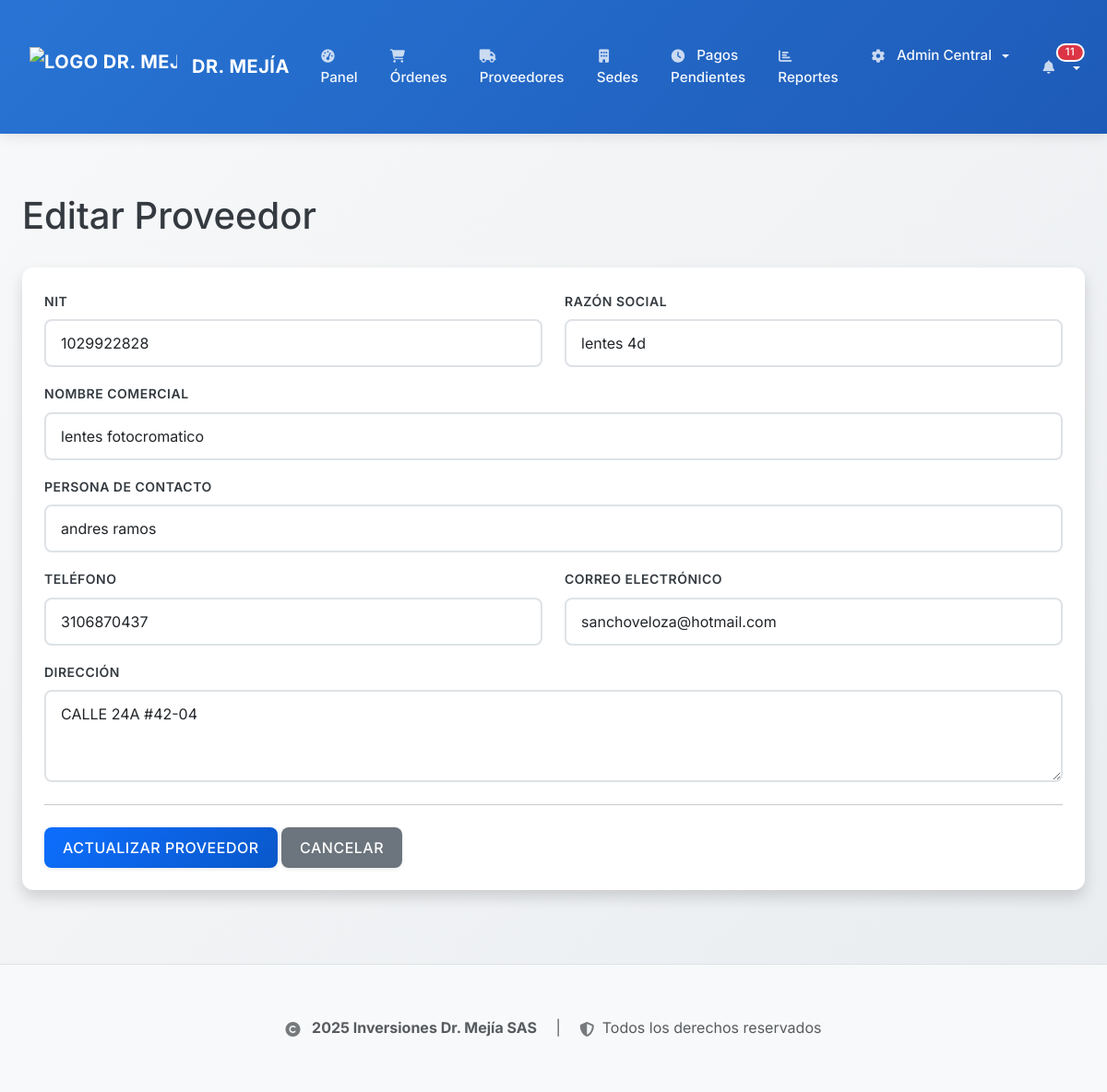
The app's page /provider/edit/1 (signed in) with its own data.
### backend/app/models.py (models this page shows, shortened)
class Provider(db.Model):
    id = db.Column(db.Integer, primary_key=True)
    nit = db.Column(db.String(20), nullable=False, unique=True)  # NIT único del proveedor
    razon_social = db.Column(db.String(200), nullable=False)  # Razón social oficial
    name = db.Column(db.String(128), nullable=False)  # Nombre comercial (mantener para compatibilidad)
    contact_person = db.Column(db.String(128))  # Persona de contacto
    phone = db.Column(db.String(20))  # Teléfono
    email = db.Column(db.String(120), unique=True)  # Correo electrónico
    address = db.Column(db.String(500))  # Dirección (expandida)
    registered_at = db.Column(db.DateTime, default=datetime.utcnow)
    orders = db.relationship('WorkOrder', backref='provider', lazy=True)
    payments_received = db.relationship('Payment', backref='provider_paid', lazy=True)

### backend/app/routes.py (the view)
@bp.route('/provider/edit/<int:provider_id>', methods=['GET', 'POST'])
@login_required
@role_required('admin', 'asistente')
def edit_provider(provider_id):
    provider = Provider.query.get_or_404(provider_id)
    form = ProviderEditForm(obj=provider) # Pre-pobla el formulario con los datos del proveedor
    form._original_obj = provider  # Para validaciones
    if form.validate_on_submit():
        form.populate_obj(provider) # Actualiza el objeto proveedor con los datos del formulario
        db.session.commit()
        flash(f'Proveedor "{provider.razon_social}" actualizado exitosamente!', 'success')
        return redirect(url_for('main.list_providers'))
    return render_template('proveedores/create_edit.html', title='Editar Proveedor', form=form, provider_id=provider_id)

### backend/app/forms.py (shortened to what this page needs)
class ProviderEditForm(FlaskForm):
    nit = StringField('NIT', validators=[DataRequired(), Length(max=20)])
    razon_social = StringField('Razón Social', validators=[DataRequired(), Length(max=255)])
    name = StringField('Nombre Comercial', validators=[Optional(), Length(max=128)])
    contact_person = StringField('Persona de Contacto', validators=[Optional(), Length(max=128)])
    phone = StringField('Teléfono', validators=[Optional(), Length(max=20)])
    email = StringField('Correo Electrónico', validators=[Optional(), Email(), Length(max=120)])
    address = TextAreaField('Dirección', validators=[Optional(), Length(max=500)])
    submit = SubmitField('Actualizar Proveedor')

### backend/app/models.py (called while the page is built)
@login_manager.user_loader
def load_user(user_id):
    return User.query.get(int(user_id))

### backend/app/routes.py (called while the page is built, shortened)
def role_required(*roles):
    def wrapper(fn):
        @wraps(fn)
        def decorated_view(*args, **kwargs):
            if not current_user.is_authenticated:
                return login_manager.unauthorized()
            if current_user.role not in roles:
                flash('No tienes permiso para acceder a esta página.', 'danger')
                return redirect(url_for('main.index'))
            return fn(*args, **kwargs)
        return decorated_view
    return wrapper

@bp.context_processor
def inject_notifications():
    if current_user.is_authenticated:
        unread_notifications_count = Notification.query.filter_by(user_id=current_user.id, is_read=False).count()
        latest_notifications = Notification.query.filter_by(user_id=current_user.id).order_by(Notification.created_at.desc()).limit(5).all()
        sede_messages_count = 0
        return dict(
            unread_notifications_count=unread_notifications_count,
            latest_notifications=latest_notifications,
            sede_messages_count=sede_messages_count
        )
    return dict(unread_notifications_count=0, latest_notifications=[])

### backend/app/security.py (called while the page is built)
def log_security_event(event_type, description, severity='WARNING', user=None, metadata=None):
    if user is None:
        if hasattr(current_user, 'is_authenticated') and current_user.is_authenticated:
            user = current_user
        else:
            user = None
    AuditLog.log_action(
        action_type=event_type,
        description=description,
        user=user,
        severity=severity,
        category='SECURITY',
        metadata=metadata,
        requires_attention=severity in ['CRITICAL', 'ERROR']
    )

### frontend/templates/proveedores/create_edit.html (shortened to what this page needs)
{% extends "base.html" %}
{% block content %}
    <h1 class="mb-4">{% if provider_id %}Editar Proveedor{% else %}Registrar Nuevo Proveedor{% endif %}</h1>
    <div class="card p-4">
        <form action="" method="post" novalidate>
            <div class="row">
                <div class="col-md-6">
                    <div class="mb-3">
                        {{ form.nit.label(class="form-label") }}
                        {{ form.nit(class="form-control", size=20) }}
                    </div>
                </div>
                <div class="col-md-6">
                    <div class="mb-3">
                        {{ form.razon_social.label(class="form-label") }}
                        {{ form.razon_social(class="form-control", size=255) }}
                    </div>
                </div>
            </div>
            <div class="mb-3">
                {{ form.name.label(class="form-label") }}
                {{ form.name(class="form-control", size=128, placeholder="Opcional - Si es diferente a la razón social") }}
            </div>
            <div class="mb-3">
                {{ form.contact_person.label(class="form-label") }}
                {{ form.contact_person(class="form-control", size=128) }}
            </div>
            <div class="row">
                <div class="col-md-6">
                    <div class="mb-3">
                        {{ form.phone.label(class="form-label") }}
                        {{ form.phone(class="form-control", size=20) }}
                    </div>
                </div>
                <div class="col-md-6">
                    <div class="mb-3">
                        {{ form.email.label(class="form-label") }}
                        {{ form.email(class="form-control", size=120) }}
                    </div>
                </div>
            </div>
            <div class="mb-3">
                {{ form.address.label(class="form-label") }}
                {{ form.address(class="form-control", rows=3) }}
            </div>
            <hr class="my-4">
            {{ form.submit(class="btn btn-primary") }}
            <a href="{{ url_for('main.list_providers') }}" class="btn btn-secondary">Cancelar</a>
        </form>
    </div>
{% endblock %}

### frontend/static/css/styles.css (style rules this page uses)
:root { --primary-color: #0d6efd; --primary-dark: #0a58ca; --primary-light: #6ea8fe; --success-color: #198754; --warning-color: #fd7e14; --danger-color: #dc3545; --info-color: #0dcaf0; --dark-color: #212529; --light-color: #f8f9fa; --white: #ffffff; --gray-100: #f8f9fa; --gray-200: #e9ecef; --gray-300: #dee2e6; --gray-500: #6c757d; --gray-700: #495057; --gray-800: #343a40; --gray-900: #212529; --shadow-sm: 0 0.125rem 0.25rem rgba(0, 0, 0, 0.075); --shadow-md: 0 0.5rem 1rem rgba(0, 0, 0, 0.15); --shadow-lg: 0 1rem 3rem rgba(0, 0, 0, 0.175); --border-radius: 0.5rem; --border-radius-lg: 0.75rem; --transition: all 0.3s ease; }
body { font-family: 'Inter', 'Segoe UI', -apple-system, BlinkMacSystemFont, sans-serif; background: linear-gradient(135deg, #f8f9fa 0%, #e9ecef 100%); color: var(--gray-800); line-height: 1.6; font-weight: 400; padding-top: 120px; position: relative; }
.card { border: none; border-radius: var(--border-radius-lg); box-shadow: var(--shadow-md); overflow: hidden; transition: var(--transition); background: var(--white); }
.btn { border-radius: var(--border-radius); font-weight: 500; text-transform: uppercase; letter-spacing: 0.5px; transition: var(--transition); box-shadow: var(--shadow-sm); border: none; padding: 0.625rem 1.25rem; }
.btn-primary { background: linear-gradient(135deg, var(--primary-color) 0%, var(--primary-dark) 100%); }
.form-group label, .form-label { font-weight: 600; color: var(--gray-800); margin-bottom: 0.5rem; text-transform: uppercase; font-size: 0.875rem; letter-spacing: 0.5px; }
.form-control, .form-select { border: 2px solid var(--gray-300); border-radius: var(--border-radius); padding: 0.75rem 1rem; transition: var(--transition); font-size: 1rem; background: var(--white); }
.main-content > h1:first-child, .main-content > .d-flex:first-child, .first-content-element { margin-top: 2rem !important; padding-top: 1.5rem !important; }
body.navbar-present { padding-top: calc(90px + 1rem); }
.fade-in-up { animation: fadeInUp 0.6s ease-out; }
.mb-4 { margin-bottom: 2rem !important; }
body { position: relative; }

### records on screen
Provider: nit "1029922828", razon_social "lentes 4d", name "lentes fotocromatico", contact_person "andres ramos", phone "3106870437", email "sanchoveloza@hotmail.com", address "CALLE 24A #42-04"

### other values on screen
{{ unread_notifications_count }} "11"
